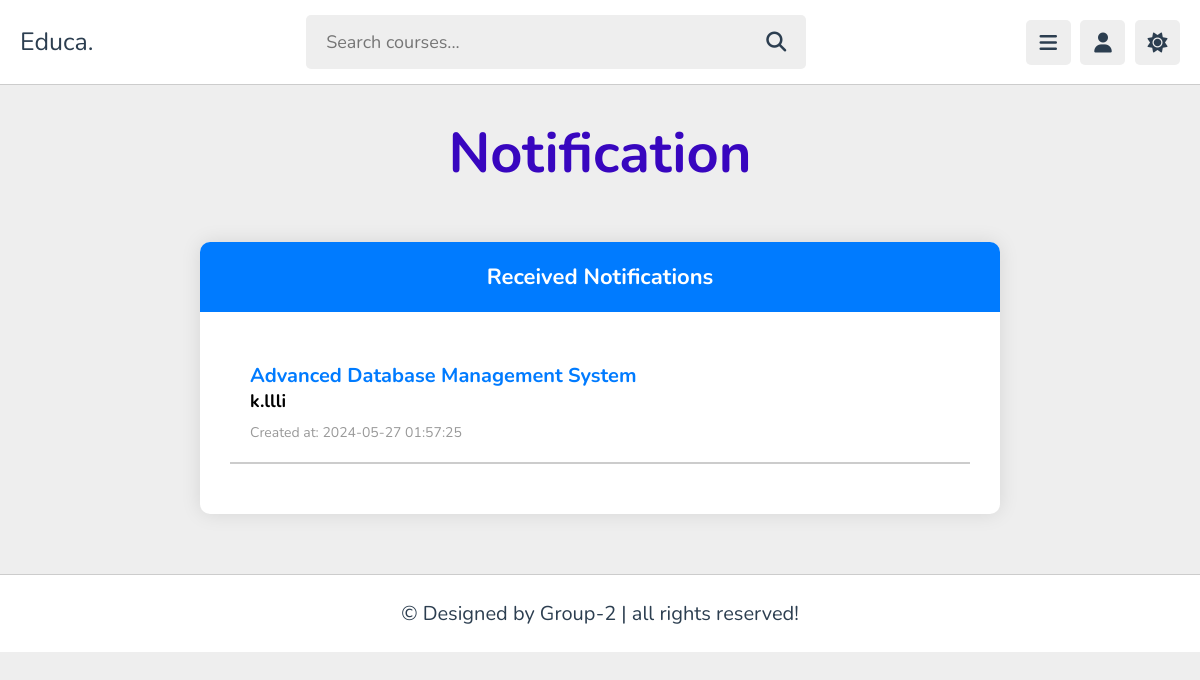
The page /notification.php (signed in) on the database its author committed.
### tables this page shows
CREATE TABLE `notification` (
  `notification_id` int(11) NOT NULL,
  `course_id` int(11) NOT NULL,
  `message` text NOT NULL,
  `created_at` datetime DEFAULT current_timestamp()
);

CREATE TABLE `courses` (
  `course_id` int(11) NOT NULL,
  `course_code` varchar(10) NOT NULL,
  `course_name` varchar(255) NOT NULL,
  `course_description` text DEFAULT NULL,
  `user_id` int(11) NOT NULL
);

### notification.php (the view, shortened to what this page needs)
<?php
if (isset($_SESSION["user_id"])) {
    require_once "database.php";
    $userId = $_SESSION["user_id"];
    $sql = "SELECT notification.*, courses.course_name
    FROM notification
    JOIN courses ON notification.course_id = courses.course_id
    JOIN students ON courses.course_id = students.course_id
    WHERE students.user_id = ?
    ORDER BY notification.notification_id DESC";
    $stmt = mysqli_stmt_init($conn);
    if (mysqli_stmt_prepare($stmt, $sql)) {
        mysqli_stmt_bind_param($stmt, "i", $userId);
        mysqli_stmt_execute($stmt);
        $result = mysqli_stmt_get_result($stmt);
    } else {
        echo "Failed to prepare statement";
    }
} else {
    header("Location: login.php");
    exit;
}
?>
<!DOCTYPE html>
<html lang="en">
<head>
   <link rel="stylesheet" href="https://cdnjs.cloudflare.com/ajax/libs/font-awesome/6.1.2/css/all.min.css">
   <link rel="stylesheet" href="css/style.css">
</head>
<body>
<header class="header">
   <section class="flex">
      <a href="home.html" class="logo">Educa.</a>
      <form action="view_course_search.php" method="post" class="search-form">
         <input type="text" name="search_box" required placeholder="Search courses..." maxlength="100">
         <button type="submit" class="fas fa-search"></button>
      </form>
      <div class="icons">
         <div id="menu-btn" class="fas fa-bars"></div>
         <div id="user-btn" class="fas fa-user"></div>
         <div id="toggle-btn" class="fas fa-sun"></div>
      </div>
   </section>
</header>
<div class="attendance-title">
   <h1>Notification</h1>
</div>
<section class="notification-section">
   <div class="notification-card">
      <div class="notification-card-header">
         Received Notifications
      </div>
      <div class="notification-card-body">
         <?php
         if ($result->num_rows > 0) {
             while ($row = $result->fetch_assoc()) {
                 echo "<div class='notification-item'>";
                 echo "<h3>" . htmlspecialchars($row["course_name"]) . "</h3>";
                 echo "<h4>" . htmlspecialchars($row["message"]) . "</h4>";
                 echo "<small>Created at: " . htmlspecialchars($row["created_at"]) . "</small>";
                 echo "</div>";
             }
         } else {
             echo "<p>No notifications found.</p>";
         }
         ?>
      </div>
   </div>
</section>
<footer class="footer">
   &copy; Designed by Group-2 | all rights reserved!
</footer>
</body>
</html>

### css/style.css (style rules this page uses)
:root { --main-color:#8e44ad; --red:#e74c3c; --orange:#f39c12; --light-color:#888; --light-bg:#eee; --black:#2c3e50; --white:#fff; --border:.1rem solid rgba(0,0,0,.2); }
* { font-family: 'Nunito', sans-serif; margin:0; padding:0; box-sizing: border-box; outline: none; border:none; text-decoration: none; }
html { font-size: 62.5%; overflow-x: hidden; }
body { background-color: var(--light-bg); padding-left: 30rem; }
section { padding:2rem; margin: 0 auto; max-width: 1200px; }
.header { position: sticky; top:0; left:0; right: 0; background-color: var(--white); z-index: 1000; border-bottom: var(--border); }
.header .flex { display: flex; align-items: center; justify-content: space-between; position: relative; padding: 1.5rem 2rem; }
.header .flex .logo { font-size: 2.5rem; color: var(--black); }
.header .flex .search-form { width: 50rem; border-radius: .5rem; background-color: var(--light-bg); padding:1.5rem 2rem; display: flex; gap:2rem; }
.header .flex .search-form input { width: 100%; font-size: 1.8rem; color:var(--black); background:none; }
.header .flex .search-form button { background:none; font-size: 2rem; cursor: pointer; color:var(--black); }
.header .flex .icons div { font-size: 2rem; color:var(--black); background-color: var(--light-bg); border-radius: .5rem; height: 4.5rem; width: 4.5rem; line-height: 4.5rem; cursor: pointer; text-align: center; margin-left: .7rem; }
.footer { background-color: var(--white); border-top: var(--border); position: sticky; bottom: 0; left: 0; right: 0; text-align: center; font-size: 2rem; padding:2.5rem 2rem; color:var(--black); margin-top: 1rem; z-index: 1000; }
@media (max-width:1200px) { body { padding-left: 0; } }

### notification.php (style rules this page uses)
.attendance-title { text-align: center; margin-top: 30px; color: #3806bf; font-size: 28px; font-weight: bold; }
.notification-section { padding: 50px 0; }
.notification-card { max-width: 800px; margin: 0 auto; background-color: #fff; border-radius: 10px; box-shadow: 0 0 20px rgba(0, 0, 0, 0.1); overflow: hidden; }
.notification-card-header { background-color: #007bff; color: #fff; padding: 20px; font-size: 22px; font-weight: bold; text-align: center; }
.notification-card-body { padding: 30px; }
.notification-item { padding: 20px; margin-bottom: 20px; border-bottom: 2px solid #ccc; font-size: 18px; transition: background-color 0.3s; }
.notification-item h3 { margin: 0; font-size: 20px; color: #007bff; }
.notification-item small { display: block; margin-top: 10px; font-size: 14px; color: #999; }

### rows shown on the page
notification: course.course_name "Advanced Database Management System", message "k.llli", created_at "2024-05-27 01:57:25"
